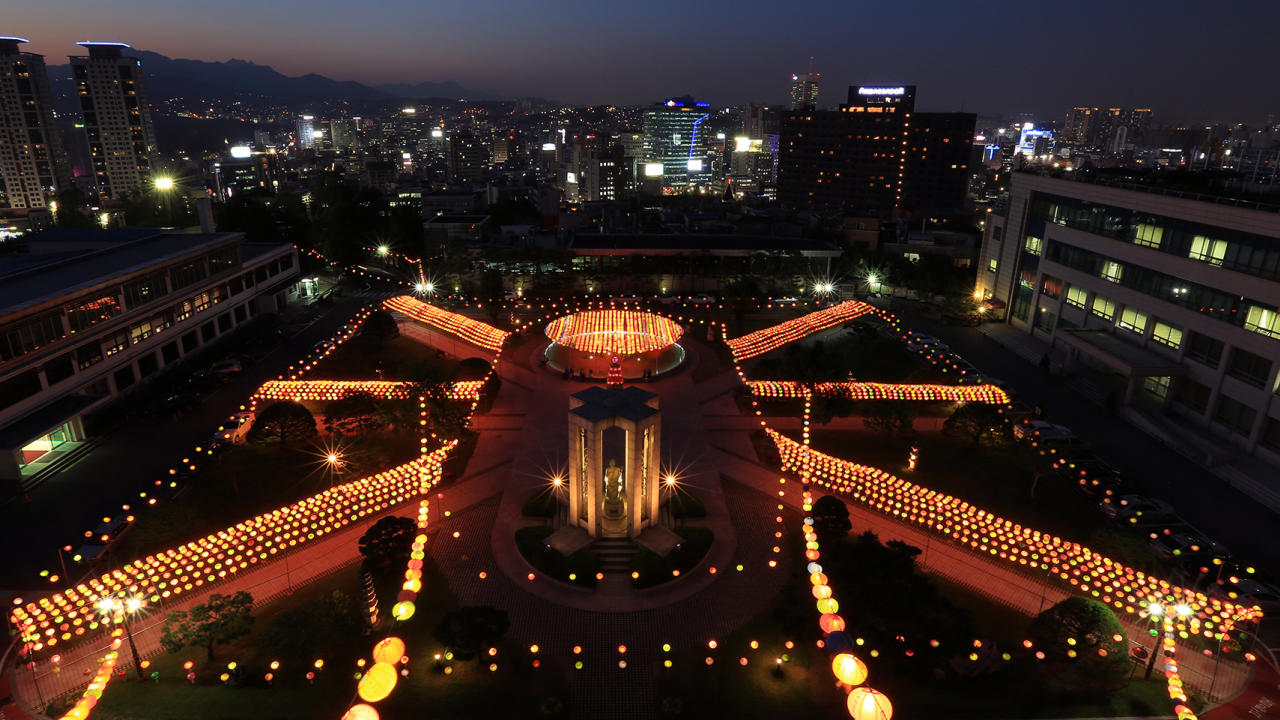
#> input picture dgu_night_color.png, 1280 x 720 px
$ python Color_histiogram_equalization.py
#> lines starting #> are read from the running program, lines starting #| are printed output that depends on the picture
import cv2
import numpy as np
import math

def histogram_equalization(img):  # 히스토그램 평활화
    height, width = img.shape
    result = np.zeros((height, width), np.uint8)  # result image
    histogram = np.zeros((256))
    CDF = np.zeros((256))

    for x in range(width):
        for y in range(height):
            i = img[y, x]
            histogram[i] +=1

    for x in range(0, 255, 1):
        if x == 0:
            CDF[x] = histogram[x] / img.size
        else:
            CDF[x] = CDF[x-1] + (histogram[x] / img.size)

    for x in range(0, 255, 1):
        CDF[x] = round(CDF[x] * 255)

    for x in range(width):
        for y in range(height):
            j = img[y, x]
            result[y, x] = CDF[j]

    return result

def color_resoration_R(inputY, outputY, inputR, s):
    height, width = inputY.shape
    result = np.zeros((height, width), np.uint8)    # outputR

    for x in range(width):
        for y in range(height):
            result[y, x] = (outputY[y, x] * ((inputR[y, x] / outputY[y, x])**s)).astype('int')

    return result

def color_resoration_G(inputY, outputY, inputG, s):
    height, width = inputY.shape
    result = np.zeros((height, width), np.uint8)    # outputG

    for x in range(width):
        for y in range(height):
            result[y, x] = (outputY[y, x] * ((inputG[y, x] / outputY[y, x])**s)).astype('int')

    return result

def color_resoration_B(inputY, outputY, inputB, s):
    height, width = inputY.shape
    result = np.zeros((height, width), np.uint8)    # outputB

    for x in range(width):
        for y in range(height):
            result[y, x] = (outputY[y, x] * ((inputB[y, x] / outputY[y, x])**s)).astype('int')

    return result


in_image = cv2.imread('dgu_night_color.png', cv2.IMREAD_COLOR)  # 이미지 불러오기
#> in_image is the input picture: shape (720, 1280, 3); mean B, G, R 31.7, 37.7, 53.4
InputB, InputG, InputR = cv2.split(in_image)    # r, g, b로 컬러 영상을 분리

yCrCb = cv2.cvtColor(in_image, cv2.COLOR_BGR2YCrCb)    # rgb to ycbcr
#> yCrCb: shape (720, 1280, 3); mean of channels 0, 1, 2 41.7, 136.4, 122.3
InputY, Cr, Cb = cv2.split(yCrCb)    # y, Cr, Cb로 컬러 영상을 분리
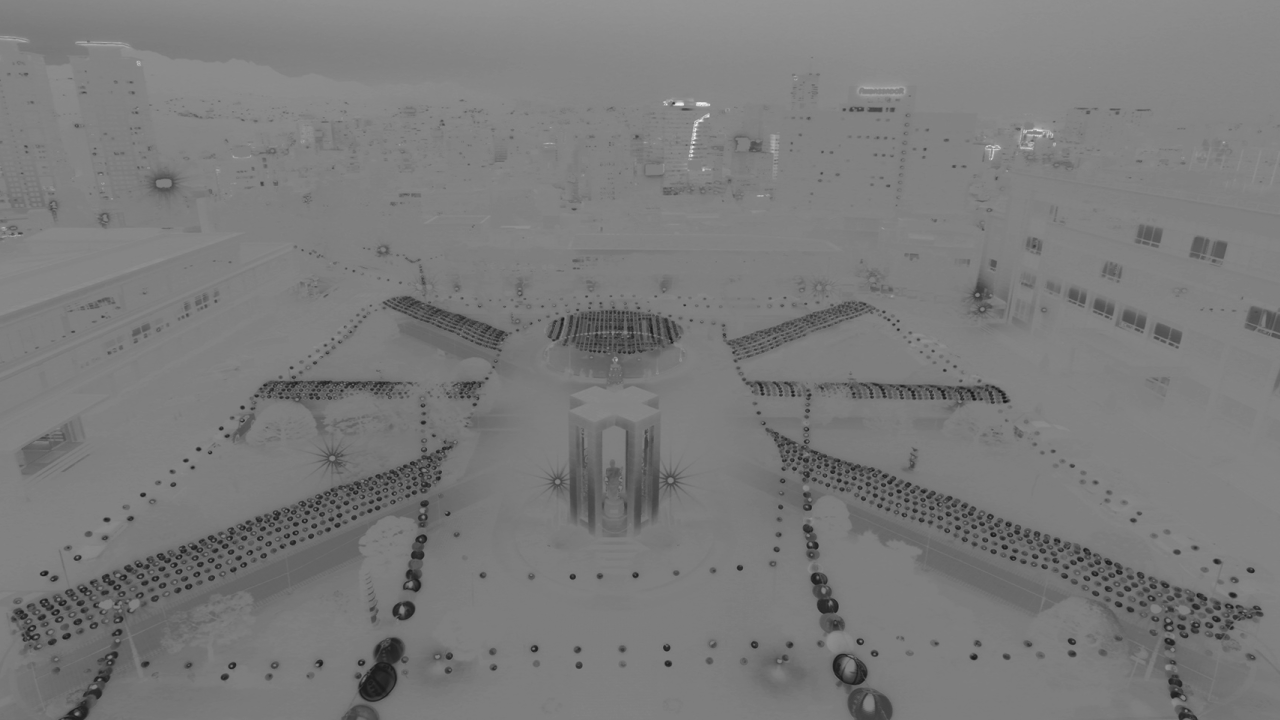
#> Cb: shape (720, 1280); min 20, max 247, mean 122.3

OutputY = histogram_equalization(InputY)    # Y값을 히스토그램 평활화
#> after the loop in histogram_equalization, `for x in range(width):`: histogram = 256 values, max 36171 at index 8, min 3 at index 0, mean 3600
#> after the loop in histogram_equalization, `for x in range(0, 255, 1):`: CDF = 256 values, max 0.999 at index 254, min 0 at index 255, mean 0.833
#> after the loop in histogram_equalization, `for x in range(0, 255, 1):`: CDF = 256 values, max 255 at index 253, min 0 at index 0, mean 212.5

OutputB = color_resoration_B(InputY, OutputY, InputB, 0.2)
OutputG = color_resoration_G(InputY, OutputY, InputG, 0.2)
OutputR = color_resoration_R(InputY, OutputY, InputR, 0.2)
#> after the loop in color_resoration_R, `for x in range(width):`:
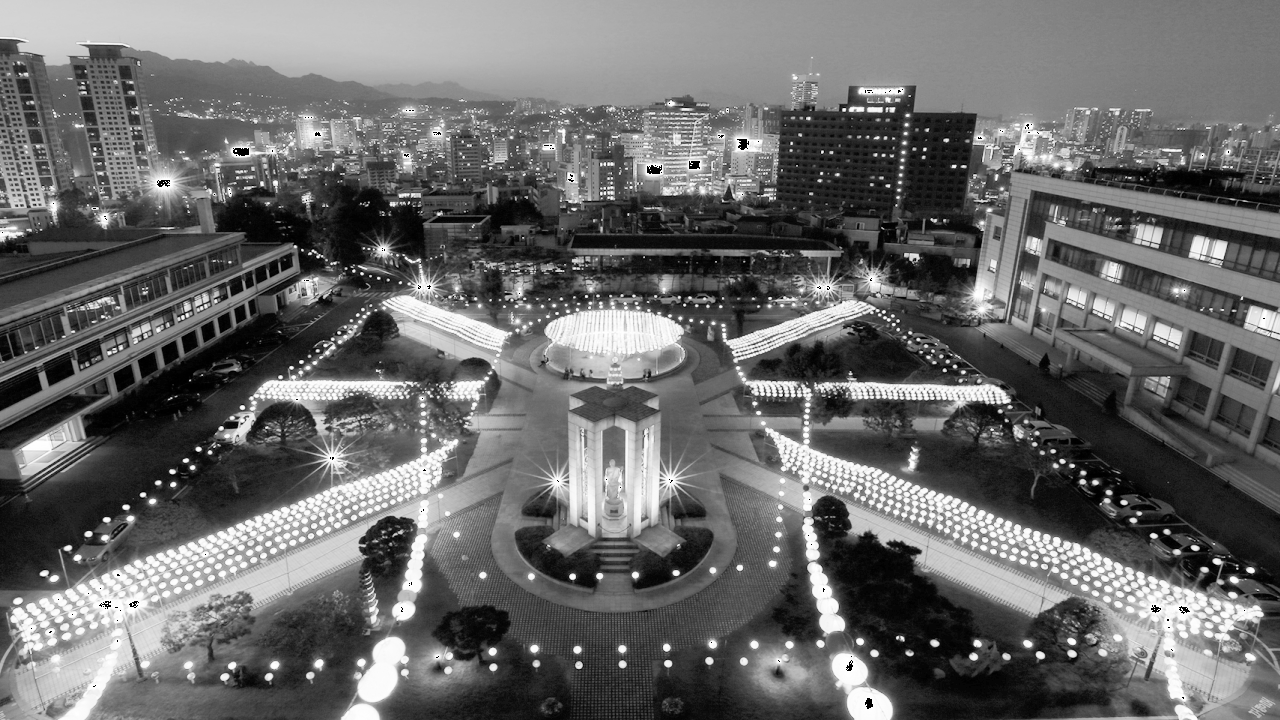
#> result: shape (720, 1280); min 0, max 255, mean 105.3

Out_image = cv2.merge([OutputB, OutputG, OutputR])
#> Out_image: shape (720, 1280, 3); mean of channels 0, 1, 2 93.6, 97.8, 105.3

OutputB2 = color_resoration_B(InputY, OutputY, InputB, 0.5)
OutputG2 = color_resoration_G(InputY, OutputY, InputG, 0.5)
#> call 2 of color_resoration_G, with s = 0.5
#> after the loop in color_resoration_G (call 2), `for x in range(width):`:
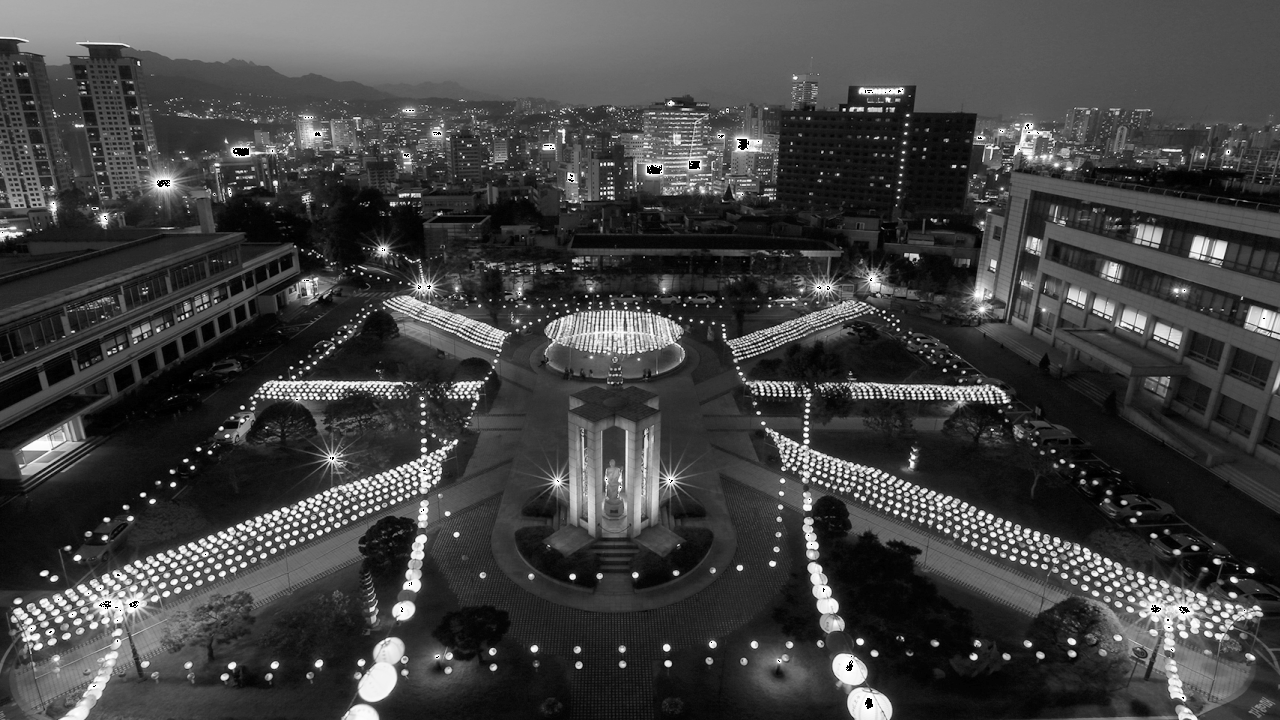
#> result: shape (720, 1280); min 0, max 255, mean 66.2
OutputR2 = color_resoration_R(InputY, OutputY, InputR, 0.5)
#> call 2 of color_resoration_R, with s = 0.5
#> after the loop in color_resoration_R (call 2), `for x in range(width):`:
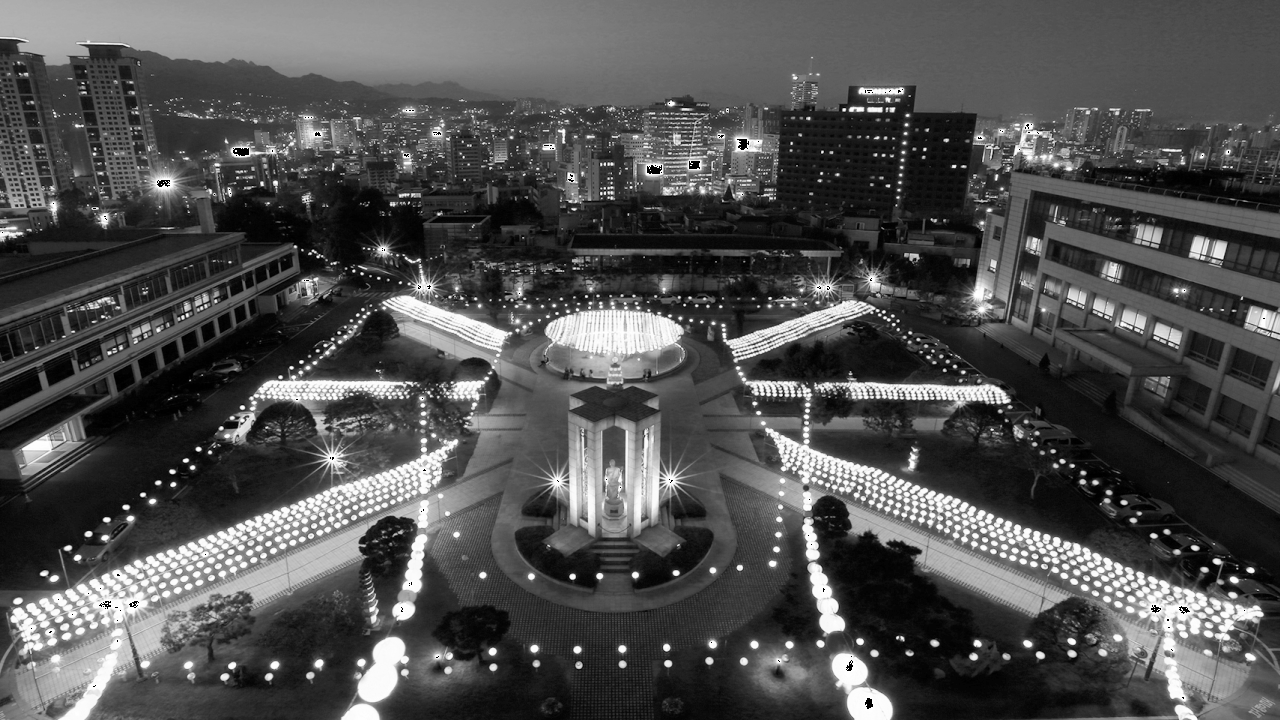
#> result: shape (720, 1280); min 0, max 255, mean 79.5

Out_image2 = cv2.merge([OutputB2, OutputG2, OutputR2])
#> Out_image2: shape (720, 1280, 3); mean of channels 0, 1, 2 60.1, 66.2, 79.5

OutputB3 = color_resoration_B(InputY, OutputY, InputB, 0.8)
OutputG3 = color_resoration_G(InputY, OutputY, InputG, 0.8)
OutputR3 = color_resoration_R(InputY, OutputY, InputR, 0.8)

Out_image3 = cv2.merge([OutputB3, OutputG3, OutputR3])
#> Out_image3: shape (720, 1280, 3); mean of channels 0, 1, 2 39.9, 46.2, 61.5

cv2.imshow('Input Image', in_image)
cv2.imshow('Output Image 0.2', Out_image)
cv2.imshow('Output Image 0.5', Out_image2)
cv2.imshow('Output Image 0.8', Out_image3)

cv2.imwrite('Output Image 0.2.png', Out_image)  # save result img
cv2.imwrite('Output Image 0.5.png', Out_image2)
cv2.imwrite('Output Image 0.8.png', Out_image3)

cv2.waitKey()
